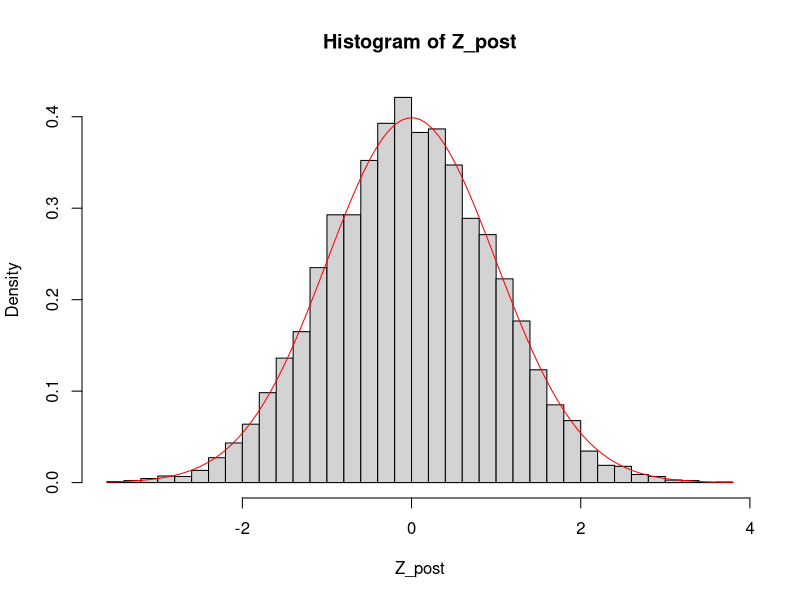

The R script that drew this image:
## ---- chunk 1
knitr::opts_chunk$set(echo = TRUE)
## ---- chunk 2
gibbs_normal <- function(n, u_init = 0.5, z_init = 0) {
  
  U <- numeric(n)
  Z <- numeric(n)
  
  U[1] <- u_init
  Z[1] <- z_init
  
  for (t in 2:n) {
    
    # Sample U | Z
    U[t] <- runif(1, 0, exp(-(Z[t-1]^2)/2))
    
    # Compute truncation bound
    a <- sqrt(-2 * log(U[t]))
    
    # Sample Z | U
    Z[t] <- runif(1, -a, a)
  }
  
  Z  # return only Z since that is the target
}
## ---- chunk 3
# Run Gibbs sampler
set.seed(123)
Z <- gibbs_normal(10000)

# Burn-in removal
Z_post <- Z[1001:10000]

# Diagnostics
mean(Z_post)
var(Z_post)

hist(Z_post, probability = TRUE, breaks = 40)
curve(dnorm(x), col="red", add=TRUE)
